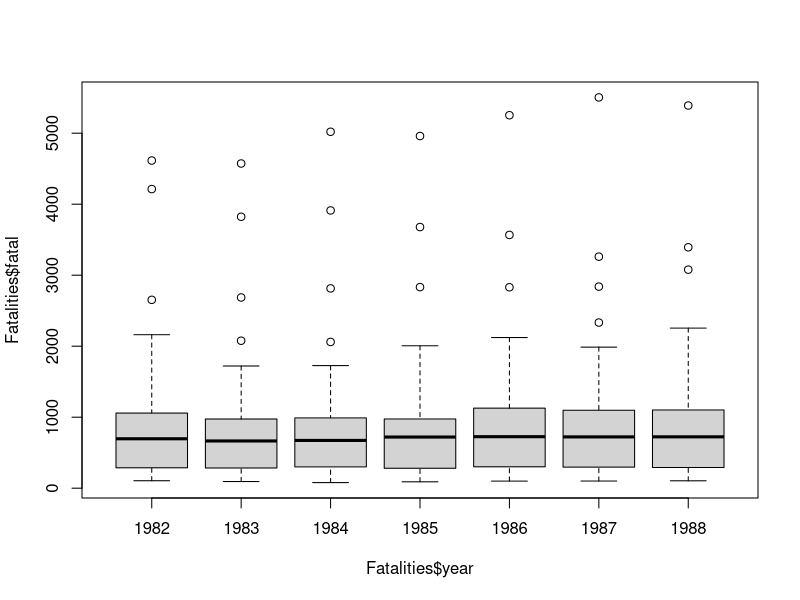
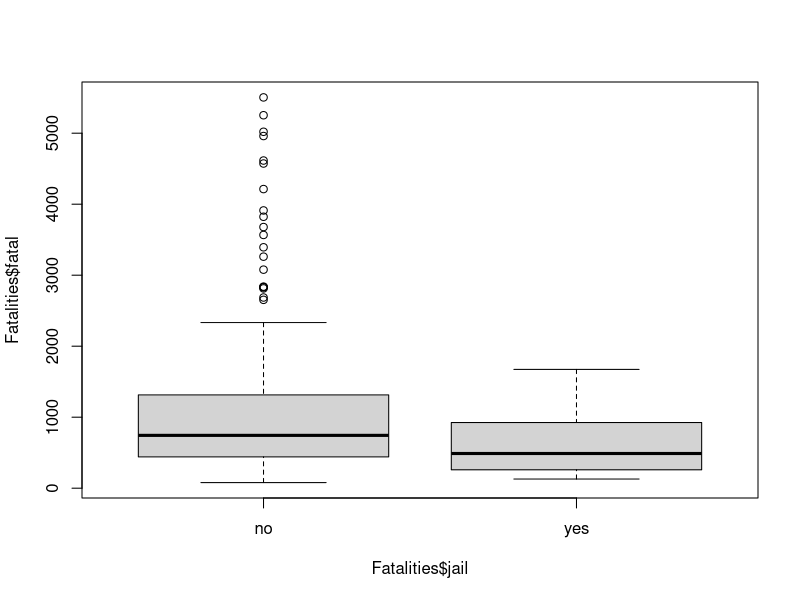
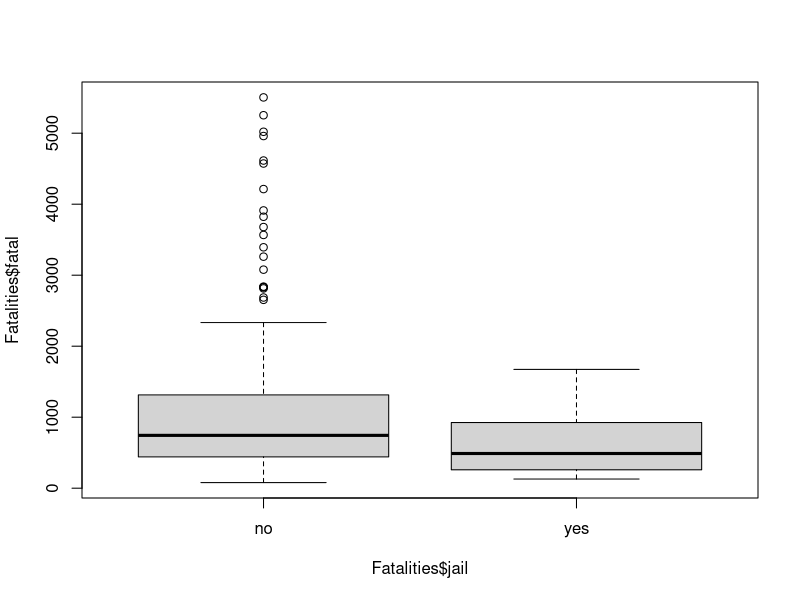
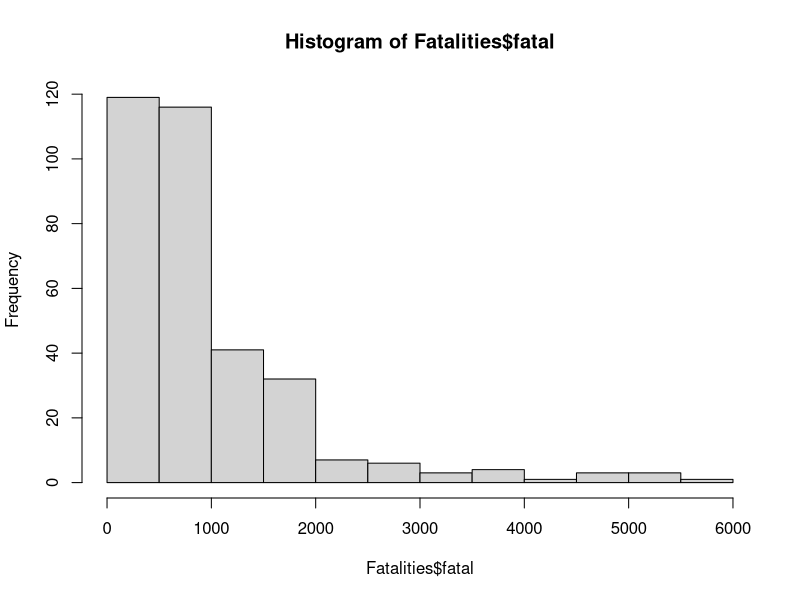
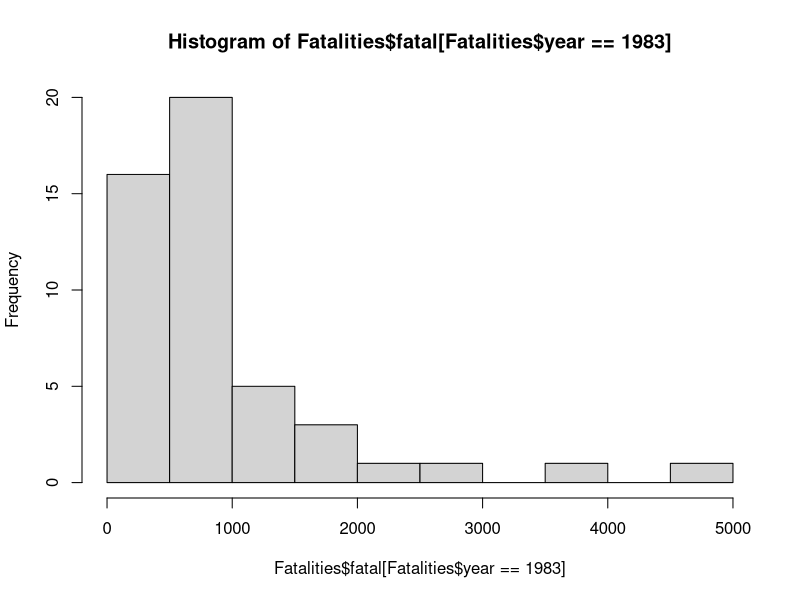
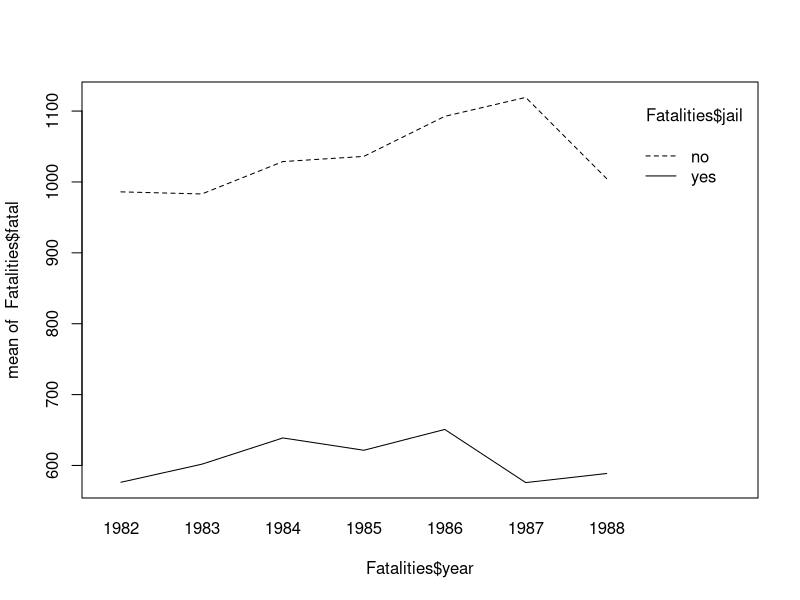

Reproduce these figures in R, in order.
## ---- chunk 1
knitr::opts_chunk$set(echo = TRUE)
## ---- chunk 2
library(AER)
## ---- chunk 3
data(Fatalities)

## ---- chunk 4
?Fatalities
## ---- chunk 5
View(Fatalities)
## ---- chunk 6
plot(Fatalities$fatal ~ Fatalities$year * Fatalities$jail)
## ---- chunk 7
plot(Fatalities$fatal ~ Fatalities$jail)
## ---- chunk 8
hist(Fatalities$fatal) $ SkewedDistributionUtils
## ---- chunk 9
hist(Fatalities$fatal[Fatalities$year==1983])
## ---- chunk 10
interaction.plot(Fatalities$year, Fatalities$jail, Fatalities$fatal)
